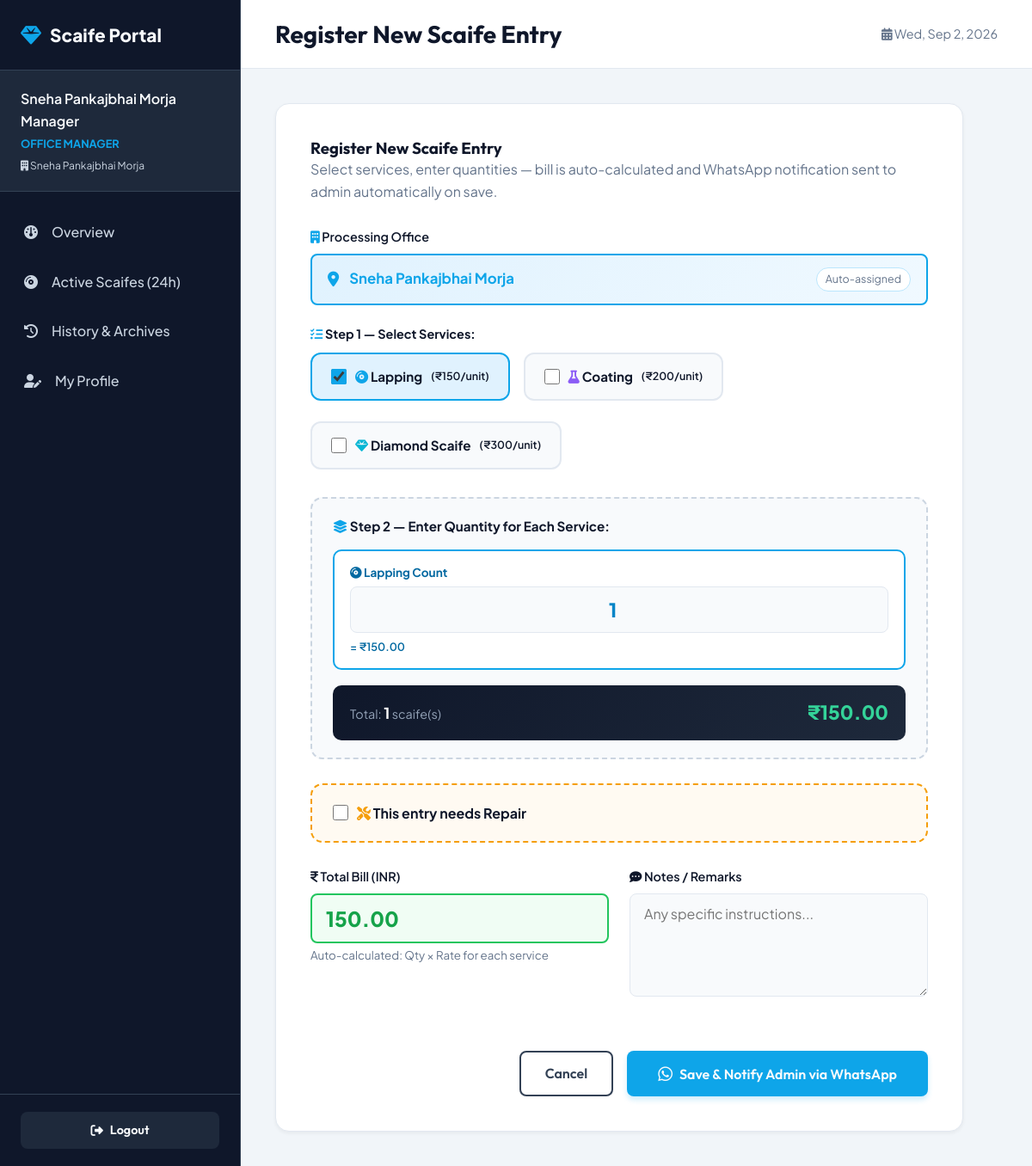
Page /dashboard/scaife/create/ (signed in) on the committed database.
### core/models.py (models this page shows, shortened)
class UserProfile(models.Model):
    ROLE_CHOICES = [
        ('admin', 'Super Admin'),
        ('manager', 'Office Manager'),
        ('worker', 'Office Worker'),
    ]
    user = models.OneToOneField(User, on_delete=models.CASCADE, related_name='profile')
    role = models.CharField(max_length=20, choices=ROLE_CHOICES, default='worker')
    office = models.ForeignKey(Office, on_delete=models.SET_NULL, null=True, blank=True, related_name='staff')

class Office(models.Model):
    name = models.CharField(max_length=100)
    location = models.CharField(max_length=200)
    phone = models.CharField(max_length=20)
    email = models.EmailField()
    manager_username = models.CharField(max_length=150, blank=True, default='', help_text="Auto-generated manager login username")
    manager_whatsapp = models.CharField(max_length=20, blank=True, default='', help_text="Manager's WhatsApp number (with country code, e.g. 919876543210)")

class PricingConfig(models.Model):
    lapping_rate = models.DecimalField(max_digits=10, decimal_places=2, default=150.00, help_text="Lapping rate per scaife (INR)")
    coating_rate = models.DecimalField(max_digits=10, decimal_places=2, default=200.00, help_text="Coating rate per scaife (INR)")
    diamond_scaife_rate = models.DecimalField(max_digits=10, decimal_places=2, default=300.00, help_text="Diamond Scaife rate per scaife (INR)")
    @classmethod
    def get_solo(cls):
        obj, created = cls.objects.get_or_create(id=1)
        return obj

### core/views.py (the view)
    def _wrapped_view_func(request, *args, **kwargs):
        if not request.user.is_authenticated:
            return redirect('login')
        if request.user.profile.role not in ['admin', 'manager']:
            messages.error(request, "Access denied. Manager privileges required.")
            return redirect('overview')
        return view_func(request, *args, **kwargs)

### core/templates/dashboard/scaife_form.html (shortened to what this page needs)
{% extends 'dashboard/dashboard_base.html' %}
{% block db_page_title %}{% if form.instance.pk %}Edit Scaife Entry{% else %}Register New Scaife Entry{% endif %}{% endblock %}
{% block db_content %}
<div class="db-card-form">
    <div style="margin-bottom: 28px;">
        <h3>{% if form.instance.pk %}Edit Scaife Entry{% else %}Register New Scaife Entry{% endif %}</h3>
        <p style="color: var(--txt-dark-400);">Select services, enter quantities — bill is auto-calculated and WhatsApp notification sent to admin automatically on save.</p>
    </div>
    <form method="POST">
        <div class="form-group" style="margin-bottom: 22px;">
            <label><i class="fa-solid fa-building" style="color: var(--clr-primary);"></i> Processing Office</label>
            <div style="display: flex; align-items: center; gap: 12px; background: linear-gradient(135deg, #e0f2fe, #f0f9ff); border: 2px solid var(--clr-primary); border-radius: var(--border-radius-sm); padding: 14px 18px;">
                <i class="fa-solid fa-location-dot" style="color: var(--clr-primary); font-size: 1.1rem;"></i>
                <span style="font-weight: 700; font-size: 1.05rem; color: var(--clr-primary);">{{ office_name }}</span>
                <span style="margin-left: auto; font-size: 0.78rem; color: var(--txt-dark-400); background: white; padding: 3px 10px; border-radius: 20px; border: 1px solid #bae6fd;">Auto-assigned</span>
            </div>
        </div>
        <div class="form-group" style="margin-bottom: 24px;">
            <label style="margin-bottom: 10px; display: block; font-weight: 700; color: var(--txt-dark-800);">
                <i class="fa-solid fa-list-check" style="color: var(--clr-primary);"></i> Step 1 — Select Services:
            </label>
            <div style="display: flex; gap: 16px; flex-wrap: wrap;">
                <label class="service-pill" id="pill_lapping" style="cursor: pointer; padding: 14px 22px; border-radius: 12px; border: 2px solid #e2e8f0; background: #f8fafc; display: flex; align-items: center; gap: 10px; transition: all 0.2s ease;">
                    <input type="checkbox" name="service_lapping" id="id_service_lapping" {% if form.service_lapping.value %}checked{% endif %} onchange="updateVisibilityAndCost();" style="width: 18px; height: 18px; accent-color: var(--clr-primary);">
                    <span style="font-weight: 700; font-size: 0.95rem;"><i class="fa-solid fa-compact-disc" style="color: var(--clr-primary);"></i> Lapping</span>
                    <span style="font-size: 0.78rem; color: var(--txt-dark-500);">(₹{{ pricing_config.lapping_rate|floatformat:0 }}/unit)</span>
                </label>
                <label class="service-pill" id="pill_coating" style="cursor: pointer; padding: 14px 22px; border-radius: 12px; border: 2px solid #e2e8f0; background: #f8fafc; display: flex; align-items: center; gap: 10px; transition: all 0.2s ease;">
                    <input type="checkbox" name="service_coating" id="id_service_coating" {% if form.service_coating.value %}checked{% endif %} onchange="updateVisibilityAndCost();" style="width: 18px; height: 18px; accent-color: #8b5cf6;">
                    <span style="font-weight: 700; font-size: 0.95rem;"><i class="fa-solid fa-flask" style="color: #8b5cf6;"></i> Coating</span>
                    <span style="font-size: 0.78rem; color: var(--txt-dark-500);">(₹{{ pricing_config.coating_rate|floatformat:0 }}/unit)</span>
                </label>
                <label class="service-pill" id="pill_diamond" style="cursor: pointer; padding: 14px 22px; border-radius: 12px; border: 2px solid #e2e8f0; background: #f8fafc; display: flex; align-items: center; gap: 10px; transition: all 0.2s ease;">
                    <input type="checkbox" name="service_diamond_scaife" id="id_service_diamond_scaife" {% if form.service_diamond_scaife.value %}checked{% endif %} onchange="updateVisibilityAndCost();" style="width: 18px; height: 18px; accent-color: #06b6d4;">
                    <span style="font-weight: 700; font-size: 0.95rem;"><i class="fa-solid fa-gem" style="color: #06b6d4;"></i> Diamond Scaife</span>
                    <span style="font-size: 0.78rem; color: var(--txt-dark-500);">(₹{{ pricing_config.diamond_scaife_rate|floatformat:0 }}/unit)</span>
                </label>
            </div>
        </div>
        <div style="background: #f8fafc; border: 2px dashed #cbd5e1; border-radius: 14px; padding: 20px 24px; margin-bottom: 28px;">
            <label style="margin-bottom: 14px; display: block; font-weight: 700; color: var(--txt-dark-800); font-size: 0.95rem;">
                <i class="fa-solid fa-layer-group" style="color: var(--clr-primary);"></i> Step 2 — Enter Quantity for Each Service:
            </label>
            <div style="display: grid; grid-template-columns: repeat(auto-fit, minmax(200px, 1fr)); gap: 20px;">
                <div id="box_lapping" style="display:none; background: white; padding: 14px 18px; border-radius: 10px; border: 2px solid #0ea5e9;">
                    <label for="id_quantity_lapping" style="color: #0369a1; font-weight: 700; font-size: 0.85rem; display:block; margin-bottom:6px;"><i class="fa-solid fa-compact-disc"></i> Lapping Count</label>
                    <input type="number" name="quantity_lapping" id="id_quantity_lapping" value="{{ form.quantity_lapping.value|default:1 }}" min="0" class="form-control" style="font-size: 1.4rem; font-weight: 800; color: #0284c7; text-align:center;" oninput="updateVisibilityAndCost();">
                    <div style="margin-top:6px; font-size:0.8rem; color:#0369a1; font-weight:600;">= ₹<span id="cost_lapping">0.00</span></div>
                </div>
            </div>
            <div id="cost_summary" style="display:none; margin-top:18px; background: linear-gradient(135deg, #0f172a, #1e293b); border-radius: 10px; padding: 14px 20px; color:white; display:flex; justify-content:space-between; align-items:center; flex-wrap:wrap; gap:10px;">
                <span style="color:#94a3b8; font-size:0.9rem;">Total: <strong id="summary_qty" style="color:white; font-size:1.1rem;">0</strong> scaife(s)</span>
                <span style="font-size:1.4rem; font-weight:800; color:#34d399;">₹<span id="summary_cost">0.00</span></span>
            </div>
        </div>
        <div style="background: rgba(245,158,11,0.05); border: 2px dashed #f59e0b; border-radius: 14px; padding: 20px 24px; margin-bottom: 28px;">
            <label style="cursor:pointer; display:flex; align-items:center; gap:10px; margin:0; font-weight:700;">
                <input type="checkbox" name="needs_repair" id="id_needs_repair" {% if form.needs_repair.value %}checked{% endif %} onchange="updateRepairVisibility();" style="width:18px; height:18px; accent-color:#f59e0b;">
                <span><i class="fa-solid fa-screwdriver-wrench" style="color:#f59e0b;"></i> This entry needs Repair</span>
            </label>
        </div>
        <div class="form-grid-2">
            <div class="form-group">
                <label for="id_cost"><i class="fa-solid fa-indian-rupee-sign"></i> Total Bill (INR)</label>
                <input type="number" step="0.01" name="cost" id="id_cost" value="{{ form.cost.value|default:'0.00' }}" class="form-control" style="font-weight:800; font-size:1.5rem; color:#16a34a; background:#f0fdf4; border:2px solid #22c55e;" readonly>
                <small style="color:var(--txt-dark-400);">Auto-calculated: Qty × Rate for each service</small>
            </div>
            <div class="form-group">
                <label for="id_notes"><i class="fa-solid fa-comment-dots"></i> Notes / Remarks</label>
                <textarea name="notes" id="id_notes" class="form-control" rows="3" placeholder="Any specific instructions...">{{ form.notes.value|default:'' }}</textarea>
            </div>
        </div>
        <div style="display:flex; gap:16px; margin-top:32px; justify-content:flex-end;">
            <a href="{% url 'scaife_list' %}" class="btn btn-outline" style="border-color:var(--bg-dark-700); color:var(--bg-dark-700);">Cancel</a>
            <button type="submit" class="btn btn-primary" style="padding:12px 36px; font-size:1rem; display:flex; align-items:center; gap:8px;">
                <i class="fa-brands fa-whatsapp" style="font-size:1.2rem;"></i> Save &amp; Notify Admin via WhatsApp
            </button>
        </div>
    </form>
</div>
{% endblock %}

### core/templates/dashboard/dashboard_base.html (shortened to what this page needs)
{% load static %}
<!DOCTYPE html>
<html lang="en">
<head>
    <link rel="stylesheet" href="{% static 'css/styles.css' %}">
    <link rel="stylesheet" href="https://cdnjs.cloudflare.com/ajax/libs/font-awesome/6.4.0/css/all.min.css">
</head>
<body class="dashboard-wrapper">
    <aside class="db-sidebar">
        <div class="sidebar-header">
            <a href="{% url 'home' %}" style="display: flex; align-items: center; gap: 10px;">
                {% if branding and branding.logo %}
                    <img src="{{ branding.logo.url }}" alt="{{ branding.company_name }}" style="height: 36px; object-fit: contain;">
                {% else %}
                    <i class="fa-solid fa-gem" style="color: var(--clr-primary); font-size: 1.5rem;"></i>
                {% endif %}
                <span class="sidebar-logo-text">Scaife Portal</span>
            </a>
        </div>
        <div class="sidebar-user">
            <span class="user-name">{{ user.first_name }} {{ user.last_name }}</span>
            <span class="user-role">{{ user.profile.get_role_display }}</span>
            {% if user.profile.office %}
                <span style="display: block; font-size: 0.75rem; color: var(--txt-light-300); margin-top: 4px;">
                    <i class="fa-solid fa-building"></i> {{ user.profile.office.name }}
                </span>
            {% endif %}
        </div>
        <ul class="sidebar-menu">
            <li class="sidebar-item {% if request.resolver_match.url_name == 'overview' %}active{% endif %}">
                <a href="{% url 'overview' %}"><i class="fa-solid fa-gauge"></i> Overview</a>
            </li>
            <li class="sidebar-item {% if request.resolver_match.url_name == 'scaife_list' %}active{% endif %}">
                <a href="{% url 'scaife_list' %}"><i class="fa-solid fa-compact-disc"></i> Active Scaifes (24h)</a>
            </li>
            <li class="sidebar-item {% if request.resolver_match.url_name == 'scaife_history' %}active{% endif %}">
                <a href="{% url 'scaife_history' %}"><i class="fa-solid fa-clock-rotate-left"></i> History & Archives</a>
            </li>
            <li class="sidebar-item {% if 'profile' in request.path %}active{% endif %}">
                <a href="{% url 'profile_edit' %}"><i class="fa-solid fa-user-pen"></i> My Profile</a>
            </li>
        </ul>
        <div class="sidebar-footer">
            <a href="{% url 'logout' %}" class="btn btn-dark" style="width: 100%; font-size: 0.9rem; padding: 10px;">
                <i class="fa-solid fa-right-from-bracket"></i> Logout
            </a>
        </div>
    </aside>
    <div class="db-main">
        <header class="db-header">
            <div style="display: flex; align-items: center; gap: 16px;">
                <div class="db-title">
                    <h1>{% block db_page_title %}Overview{% endblock %}</h1>
                </div>
            </div>
            <div class="db-header-actions">
                <span style="font-size: 0.9rem; color: var(--txt-dark-400);">
                    <i class="fa-solid fa-calendar-days"></i> <span id="current-date"></span>
                </span>
            </div>
        </header>
        <main class="db-content">
            {% block db_content %}{% endblock %}
        </main>
    </div>
</body>
</html>

### rows in the picture
Office: name "Sneha Pankajbhai Morja"
PricingConfig: lapping_rate "150", coating_rate "200", diamond_scaife_rate "300"

### other values in the picture
{{ user.first_name }} "Sneha Pankajbhai Morja"
{{ user.last_name }} "Manager"
{{ user.profile.get_role_display }} "OFFICE MANAGER"
{{ user.profile.office.name }} "Sneha Pankajbhai Morja"
